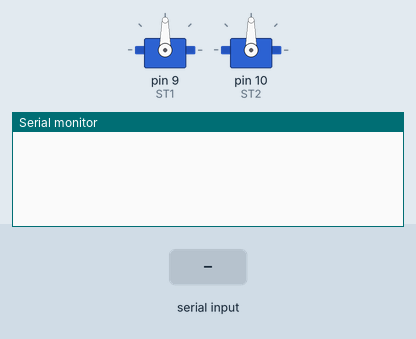
Simulated run of this sketch. Board: Arduino Uno, built with avr-gcc and run on an emulated ATmega328P. Shown: 2 × servo, the last lines printed to the serial monitor. The inputs (shaded band) are chosen by the test bench.

Above: at 1.2 s.
1.3 s: "90,45,200\n" received over Serial
At 3.5 s:
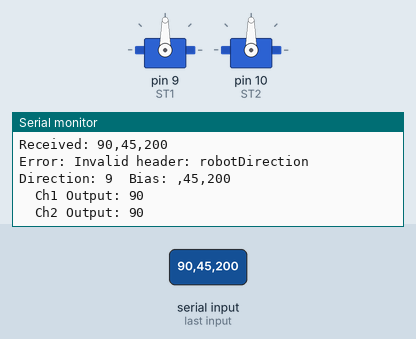
3.8 s: "90,45\n" received over Serial
At 6.0 s:
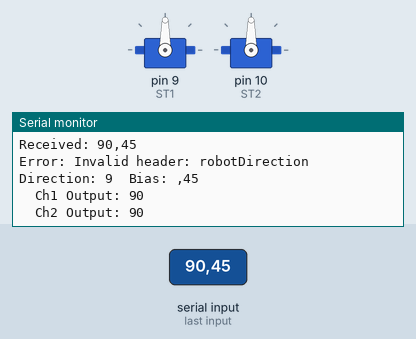
6.3 s: "90,45,200,10\n" received over Serial
At 7.4 s:
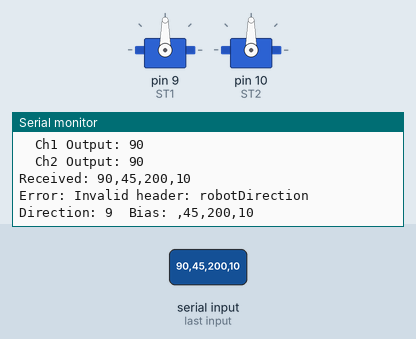

Measured:
- after the input at 1.3 s, the serial monitor: prints a new line after 1.0 s (image 1)
- after the input at 3.8 s, the serial monitor: prints a new line after 1.0 s (image 2)
- after the input at 6.3 s, the serial monitor: prints a new line after 1.0 s (image 3)

The sketch:

bladerover.ino
```cpp
#include <Servo.h>
// A simple sketch to allow the Arduino to interface with the Raspberry Pi and also control the Motor control shield
// The methodology here is that the sabertooth RC is designed for being connected to an RC receiver. We use the Servo
// library to 'spoof' an RC receiver so that we can control the Arduino with Bluetooth, and output an RC PWM signal to
// simulate similar output to that of an RC receiver. This tricks the Sabertooth into contorlling the motors as we expect.

Servo ST1, ST2;

// EXCERPT TAKEN FROM SABERTOOTH:
// We'll name the Sabertooth servo channel objects ST1 and ST2.
// For how to configure the Sabertooth, see the DIP Switch Wizard for
//   http://www.dimensionengineering.com/datasheets/SabertoothDIPWizard/start.htm
// Be sure to select RC Microcontroller Mode for use with this sample.
//
// Connections to make:
//   Arduino Pin 9  ->  Sabertooth S1
//   Arduino Pin 10 ->  Sabertooth S2
//   Arduino GND    ->  Sabertooth 0V
//   Arduino VIN    ->  Sabertooth 5V (OPTIONAL, if you want the Sabertooth to power the Arduino)
//
// Sabertooth accepts servo pulses from 1000 us to 2000 us.
// We need to specify the pulse widths in attach(). 0 degrees will be full reverse, 180 degrees will be
// full forward. Sending a servo command of 90 will stop the motor. Whether the servo pulses control
// the motors individually or control throttle and turning depends on your mixed mode setting.

// Notice these attach() calls. The second and third arguments are important.
// With a single argument, the range is 44 to 141 degrees, with 92 being stopped.
// With all three arguments, we can use 0 to 180 degrees, with 90 being stopped.
// EXCERPT FINISHED

String incomingMessage;
String robotDirection;
String robotBias;

float ch1_input;
float ch2_input;

unsigned ch1_output = 90;
unsigned ch2_output = 90;

void setup()
{
  Serial.begin(9600);
  ST1.attach( 9, 1000, 2000);
  ST2.attach(10, 1000, 2000);
  ST1.write(90);
  ST2.write(90);
}

void loop()
{
    int power;

    if(Serial.available() > 0){

        // Message Handling
        incomingMessage = Serial.readString();
        Serial.print("Received: ");
        Serial.println(incomingMessage);
        robotDirection = incomingMessage.substring(0,1);
        robotBias = incomingMessage.substring(2);

        // The torque provided to the motors can be viewed as a planar vector. The direction
        // can be either Top, Botton, Left or Right depending on where the joystick is. The
        // bias is mapped to the output of the Sabertooth controller so that we can normalize
        // the joystick's maximum and minimum ranges to the output of the motor controller.
        if (robotDirection == String("T"))
            ch1_output = map(robotBias.toFloat() * 1000, 0, 1000, 91, 180);

        else if (robotDirection == String("B"))
            ch1_output = map(robotBias.toFloat() * 1000, 0, 1000, 89, 0);

        else if (robotDirection == String("L")) {
            ch2_output = map(robotBias.toFloat() * 1000, 0, 1000, 89, 0);
        }

        else if (robotDirection == String("R")) {
            ch2_output = map(robotBias.toFloat() * 1000, 0, 1000, 91, 180);
        }

        else if (robotDirection == String("S")) {
           ch2_output = 90;
           ch1_output = 90;
        }

        // Send some reporting to the Raspberry Pi which will then pipe it to STDOUT in the
        // Linux environment
        else {
            Serial.print("Error: Invalid header: ");
            Serial.println("robotDirection");
        }

        Serial.print("Direction: " + robotDirection);
        Serial.print("\tBias: " + robotBias);

        Serial.print("\tCh1 Output: ");
        Serial.println(ch1_output);

        Serial.print("\tCh2 Output: ");
        Serial.println(ch2_output);
    }

    // Always write the output
    ST1.write(ch1_output);
    ST2.write(ch2_output);
}
```
